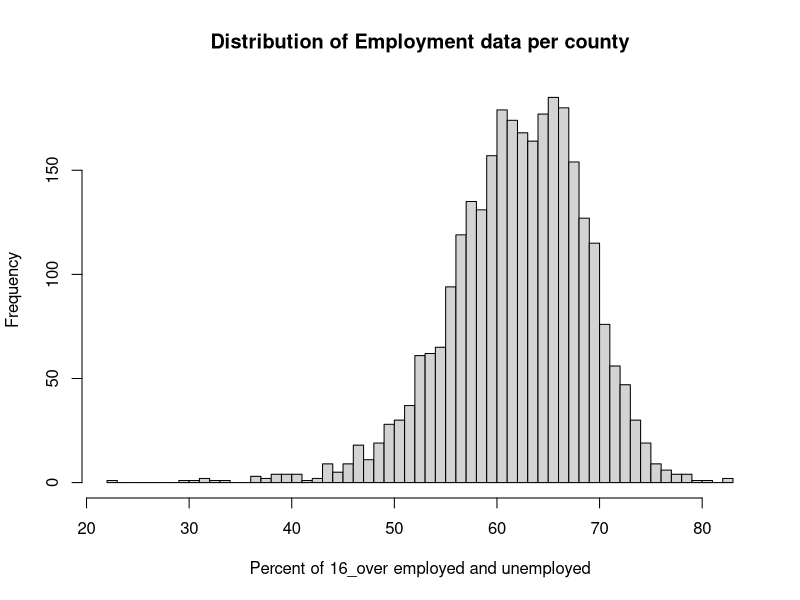
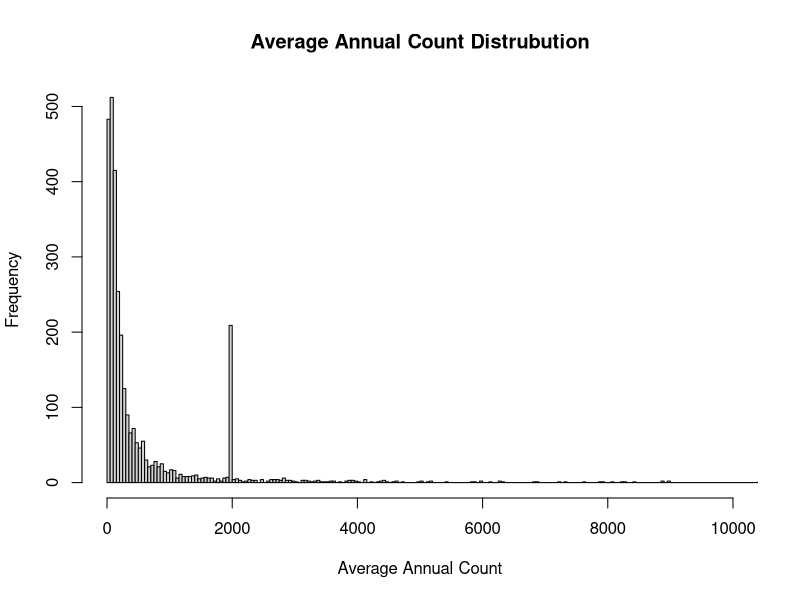
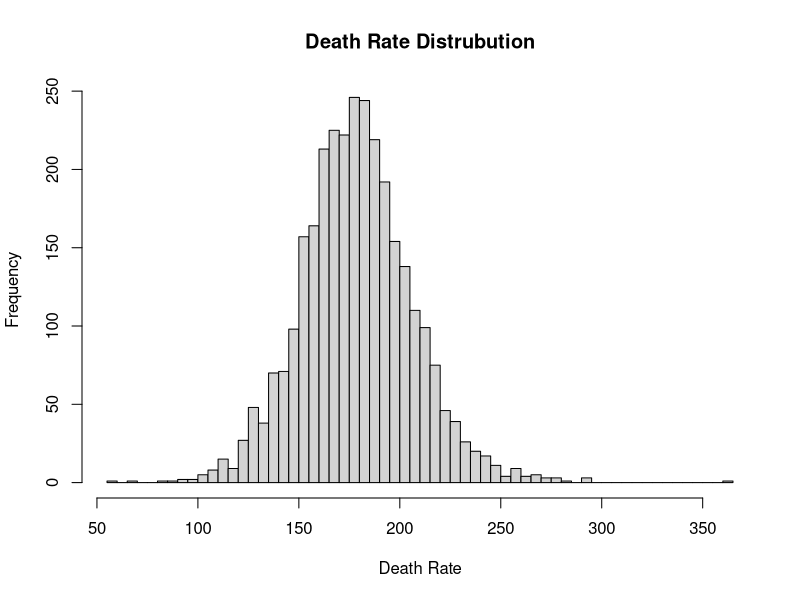
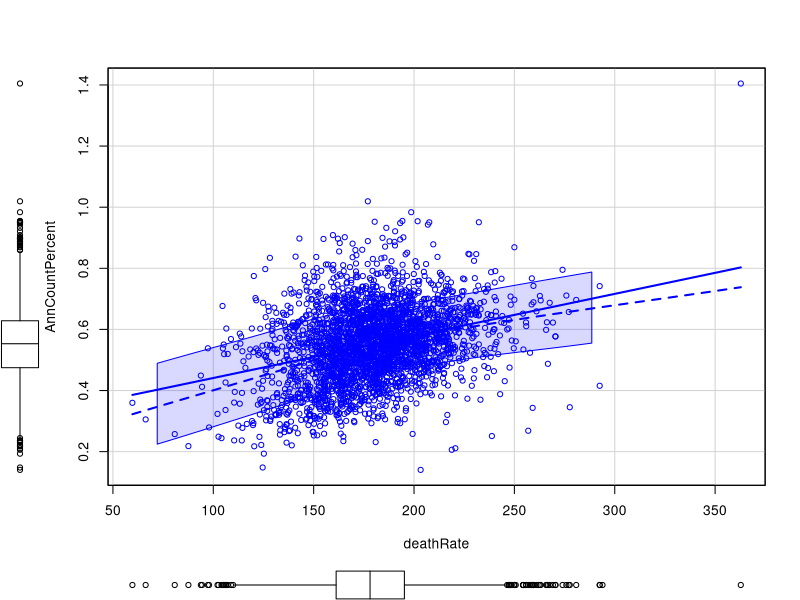

These charts were generated, in order, by the following R code:
## ---- chunk 1
knitr::opts_chunk$set(echo = TRUE)
library(car)
## ---- chunk 2
raw_data<-read.csv("cancer.csv")  #Assumes file in current working directory
cancer<-raw_data #Keep one copy of raw data as is
str(cancer)
## ---- chunk 3
summary(cancer)
Emp.UnEmp<-cancer$PctEmployed16_Over+cancer$PctUnemployed16_Over
summary(Emp.UnEmp)
hist(Emp.UnEmp,breaks="fd",main="Distribution of Employment data per county",xlab="Percent of 16_over employed and unemployed")
## ---- chunk 4

#Annual Indident Rate is better expressed as a percentage of county population
cancer$AnnCountPercent<-with(cancer,100*avgAnnCount/popEst2015)
summary(cancer$AnnCountPercent)
#Look for where the outlier might be coming from

hist(cancer$avgAnnCount,breaks="fd",main="Average Annual Count Distrubution",xlab="Average Annual Count",xlim=c(0,10000))
outliers<-cancer[cancer$AnnCountPercent>50,] #Assuming anything over 50% incident rate has to be an error
summary(outliers$avgAnnCount)
#Clearly all of these have the exact same erroneous value for Average Annual Count.
error_value<-outliers[1,"avgAnnCount"]
cancer$avgAnnCount[cancer$avgAnnCount==error_value]<-NA
summary(cancer$avgAnnCount)
cancer$AnnCountPercent<-with(cancer,100*avgAnnCount/popEst2015) #Recalculate percentages
summary(cancer$AnnCountPercent)

summary(cancer$deathRate)
hist(cancer$deathRate,breaks="fd",main="Death Rate Distrubution",xlab="Death Rate")


scatterplot(AnnCountPercent~deathRate,data=cancer)
## ---- chunk 5
# Seems to be a correlation between death rate and incidents and a negative correlation between birth rate and incidents
#scatterplotMatrix(~AnnCountPercent+popEst2015+BirthRate+deathRate,data=cleandata)

#Seems to be positive correlation between percentage of private coverage and incidents AS well as % of public coverage and incidents...? 
#scatterplotMatrix(~AnnCountPercent+PctPrivateCoverage+PctEmpPrivCoverage+PctPublicCoverage,data=cleandata)

#scatterplotMatrix(~AnnCountPercent+PctEmployed16_Over+PctUnemployed16_Over,data=cleandata)
